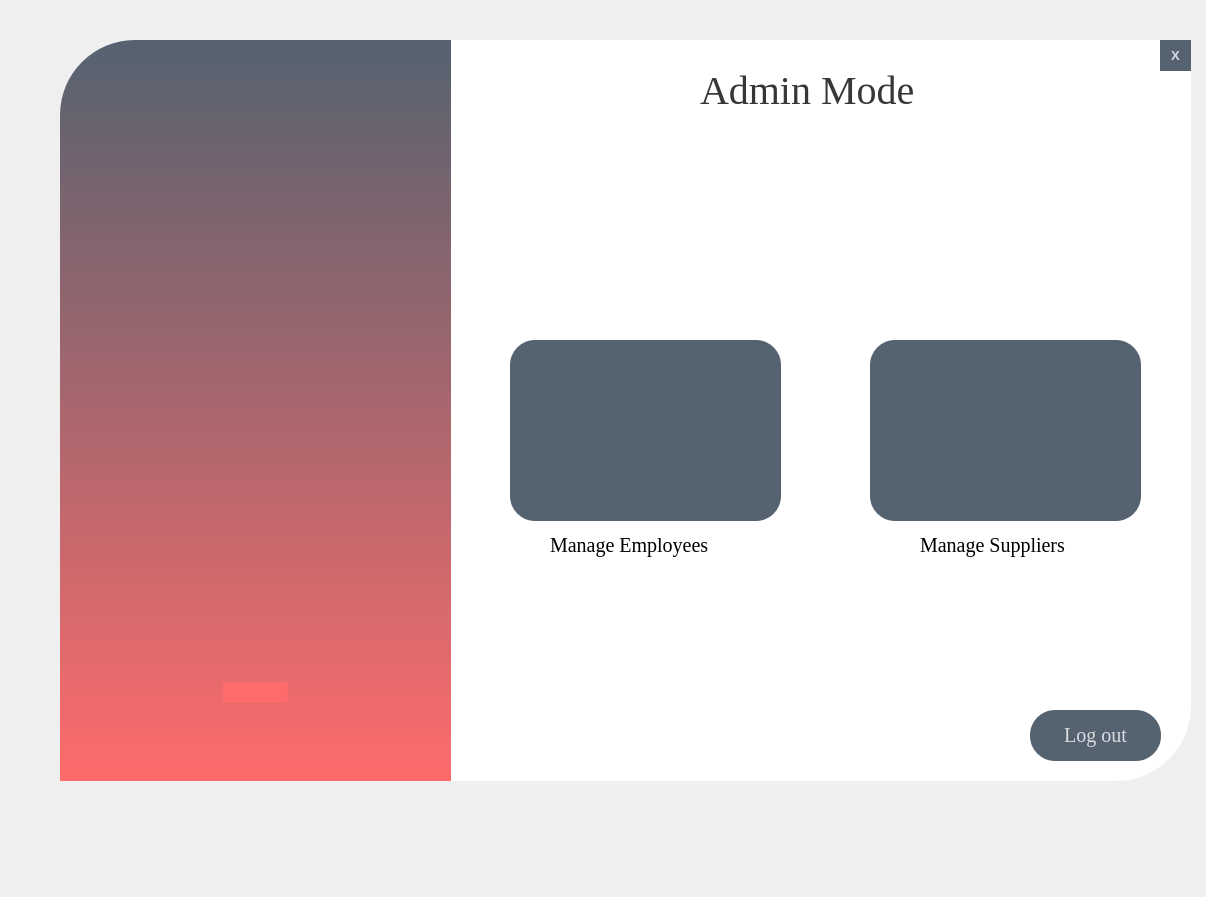
<?xml version="1.0" encoding="UTF-8"?>
<ui version="4.0">
 <class>Form</class>
 <widget class="QWidget" name="Form">
  <property name="geometry">
   <rect>
    <x>0</x>
    <y>0</y>
    <width>1206</width>
    <height>897</height>
   </rect>
  </property>
  <property name="windowTitle">
   <string>Form</string>
  </property>
  <property name="styleSheet">
   <string notr="true">QPushButton{
background-color:rgba(85,98,112,255);
color:rgba(255,255,255,200);
border-radius:25px

}

QPushButton:hover{
background-color:rgba(255,107,107,255);

}

QPushButton:pressed{
padding-left:5px;
padding-top:5px;
background-color:rgba(255,107,107,255):
backgound-position:calc(100% -10px)center:
}

</string>
  </property>
  <widget class="QLabel" name="label">
   <property name="geometry">
    <rect>
     <x>60</x>
     <y>40</y>
     <width>1131</width>
     <height>741</height>
    </rect>
   </property>
   <property name="styleSheet">
    <string notr="true">background-color:rgba(255,255,255,255);
border-bottom-right-radius:75px;
border-top-left-radius:75px;</string>
   </property>
   <property name="text">
    <string/>
   </property>
  </widget>
  <widget class="QLabel" name="label_2">
   <property name="geometry">
    <rect>
     <x>60</x>
     <y>40</y>
     <width>391</width>
     <height>741</height>
    </rect>
   </property>
   <property name="styleSheet">
    <string notr="true">background-color: qlineargradient(spread:pad, x1:0, y1:0, x2:0, y2:1, stop:0 rgba(85, 98,112, 255), stop:1 rgba(255, 107, 107, 255));
border-top-left-radius:75px;</string>
   </property>
   <property name="text">
    <string/>
   </property>
  </widget>
  <widget class="QPushButton" name="manageEmp">
   <property name="geometry">
    <rect>
     <x>510</x>
     <y>340</y>
     <width>271</width>
     <height>181</height>
    </rect>
   </property>
   <property name="font">
    <font>
     <family>Times New Roman</family>
     <pointsize>15</pointsize>
     <weight>50</weight>
     <bold>false</bold>
    </font>
   </property>
   <property name="cursor">
    <cursorShape>PointingHandCursor</cursorShape>
   </property>
   <property name="layoutDirection">
    <enum>Qt::RightToLeft</enum>
   </property>
   <property name="styleSheet">
    <string notr="true">image: url(:/images/employees.png);

</string>
   </property>
   <property name="text">
    <string/>
   </property>
  </widget>
  <widget class="QPushButton" name="manageSupp">
   <property name="geometry">
    <rect>
     <x>870</x>
     <y>340</y>
     <width>271</width>
     <height>181</height>
    </rect>
   </property>
   <property name="font">
    <font>
     <family>Times New Roman</family>
     <pointsize>15</pointsize>
     <weight>50</weight>
     <bold>false</bold>
    </font>
   </property>
   <property name="cursor">
    <cursorShape>PointingHandCursor</cursorShape>
   </property>
   <property name="styleSheet">
    <string notr="true">image: url(:/images/supplier.png);</string>
   </property>
   <property name="text">
    <string/>
   </property>
  </widget>
  <widget class="QLabel" name="label_4">
   <property name="geometry">
    <rect>
     <x>60</x>
     <y>430</y>
     <width>391</width>
     <height>461</height>
    </rect>
   </property>
   <property name="font">
    <font>
     <family>Mountain</family>
     <pointsize>210</pointsize>
    </font>
   </property>
   <property name="layoutDirection">
    <enum>Qt::LeftToRight</enum>
   </property>
   <property name="styleSheet">
    <string notr="true">color:rgba(255,107,107,255);</string>
   </property>
   <property name="text">
    <string>-</string>
   </property>
   <property name="alignment">
    <set>Qt::AlignCenter</set>
   </property>
  </widget>
  <widget class="QPushButton" name="pushButton_3">
   <property name="geometry">
    <rect>
     <x>1160</x>
     <y>40</y>
     <width>31</width>
     <height>31</height>
    </rect>
   </property>
   <property name="font">
    <font>
     <pointsize>10</pointsize>
     <weight>75</weight>
     <bold>true</bold>
    </font>
   </property>
   <property name="cursor">
    <cursorShape>PointingHandCursor</cursorShape>
   </property>
   <property name="text">
    <string>X</string>
   </property>
  </widget>
  <widget class="QLabel" name="label_3">
   <property name="geometry">
    <rect>
     <x>700</x>
     <y>50</y>
     <width>271</width>
     <height>81</height>
    </rect>
   </property>
   <property name="font">
    <font>
     <family>Times New Roman</family>
     <pointsize>30</pointsize>
     <weight>50</weight>
     <bold>false</bold>
    </font>
   </property>
   <property name="styleSheet">
    <string notr="true">color:rgba(0,0,0,200);</string>
   </property>
   <property name="text">
    <string>Admin Mode</string>
   </property>
  </widget>
  <widget class="QLabel" name="label_6">
   <property name="geometry">
    <rect>
     <x>550</x>
     <y>530</y>
     <width>201</width>
     <height>31</height>
    </rect>
   </property>
   <property name="font">
    <font>
     <family>Times New Roman</family>
     <pointsize>15</pointsize>
    </font>
   </property>
   <property name="text">
    <string>Manage Employees</string>
   </property>
  </widget>
  <widget class="QLabel" name="label_7">
   <property name="geometry">
    <rect>
     <x>920</x>
     <y>530</y>
     <width>191</width>
     <height>31</height>
    </rect>
   </property>
   <property name="font">
    <font>
     <family>Times New Roman</family>
     <pointsize>15</pointsize>
    </font>
   </property>
   <property name="styleSheet">
    <string notr="true"/>
   </property>
   <property name="text">
    <string>Manage Suppliers</string>
   </property>
  </widget>
  <widget class="QPushButton" name="logout">
   <property name="geometry">
    <rect>
     <x>1030</x>
     <y>710</y>
     <width>131</width>
     <height>51</height>
    </rect>
   </property>
   <property name="font">
    <font>
     <family>Times New Roman</family>
     <pointsize>15</pointsize>
    </font>
   </property>
   <property name="cursor">
    <cursorShape>PointingHandCursor</cursorShape>
   </property>
   <property name="text">
    <string>Log out</string>
   </property>
  </widget>
 </widget>
 <resources>
  <include location="res.qrc"/>
 </resources>
 <connections/>
</ui>
